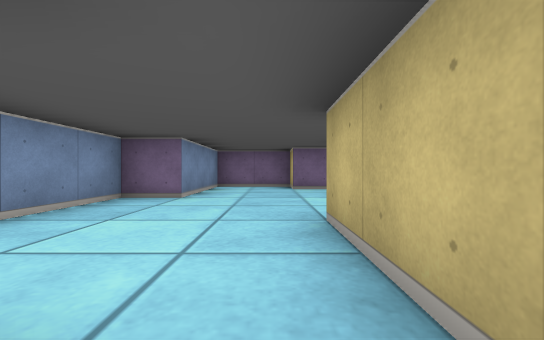
View 1 (above)

15 first-person views from a walk through a cub3D ray-caster map. The camera is about half as high as the walls, looks level and sees 90° across. The floor is counted in squares. Each view is taken from the middle of a square. On the plan, view 1 faces up. The plan holds only what a view shows up to about 9 squares ahead; the rest is blank. The place goes on beyond the plan.

View 2
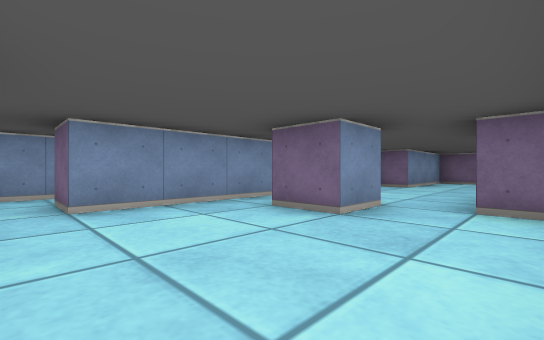

View 3
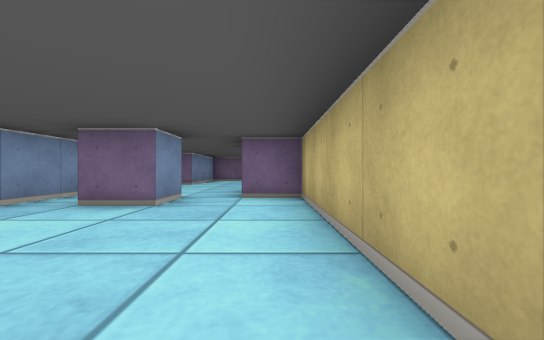

View 4
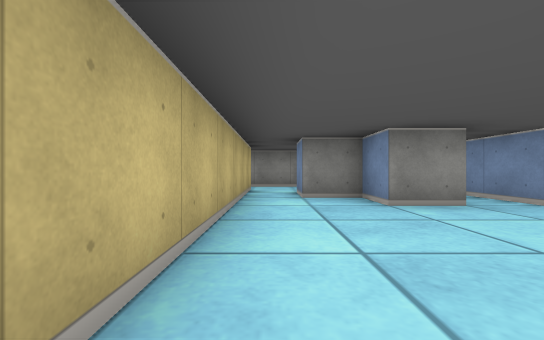

View 5
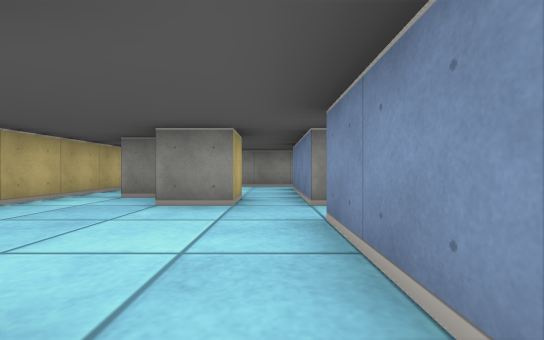

View 6
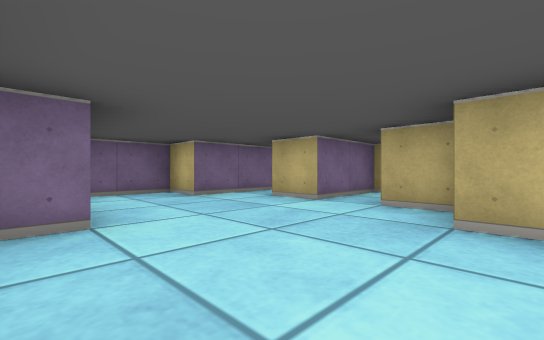

View 7
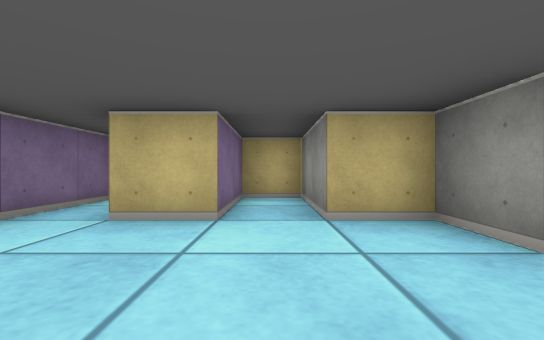

View 8
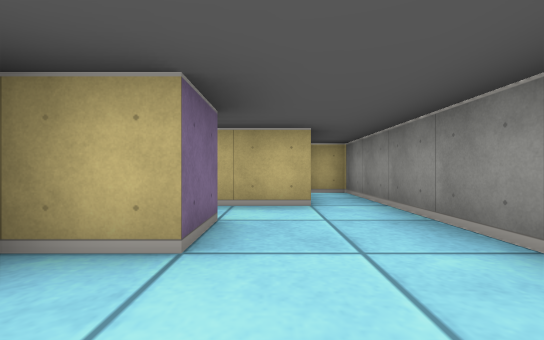

View 9
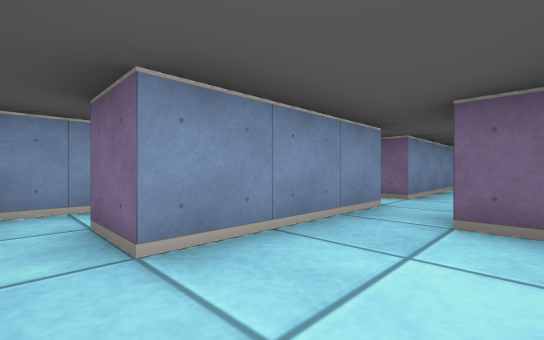

View 10
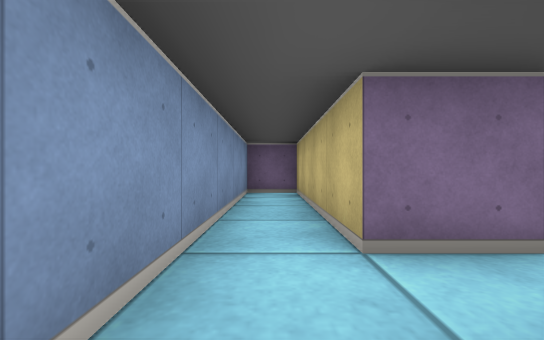

View 11
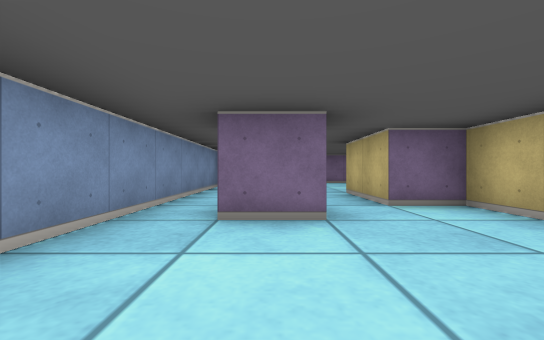

View 12
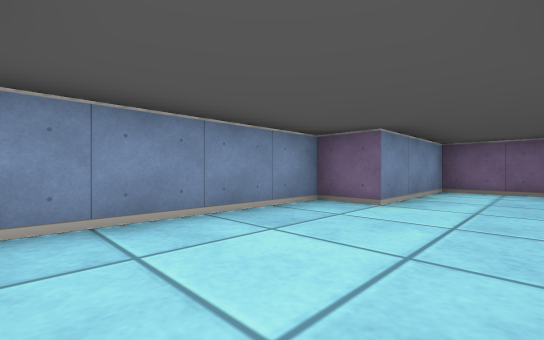

View 13
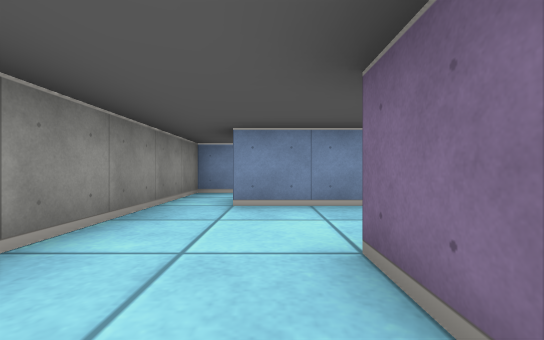

View 14
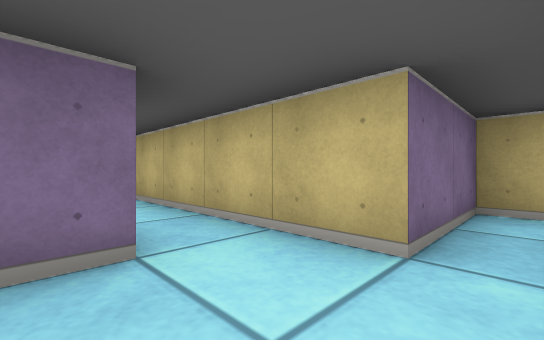

View 15
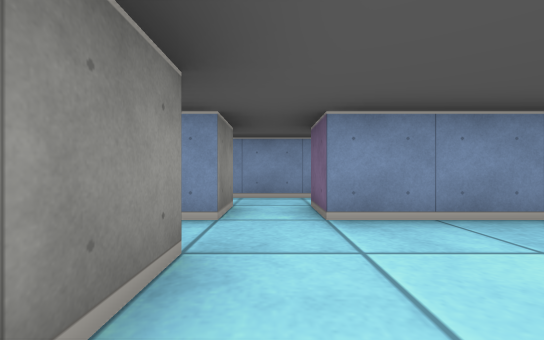

### Floor plan
Ten units are one square. View 1 is at (0, 0); x grows to the right and y downward. Boxes are objects, and circles mark ways between rooms. Rooms are numbered by the first view taken in them; rooms with no view inside come last. Other rooms are left out.
<svg viewBox="-50 -80 90 160">
<path fill="none" stroke="#000" d="M-5 -5 -5 5 -15 5M32 -65 5 -65 5 -75 -15 -75 -15 -45 -25 -45 -25 25M-15 35 -5 35M15 35 15 -5 5 -5 5 -25 15 -25 15 -35 35 -35 35 -45 15 -45 15 -55M-5 45 5 45M5 45 5 55 -5 55 -5 45M-10 45 -15 45 -15 35M-5 35 -5 45M-25 75 35 75 35 65 15 65 15 35M-25 35 -25 65M-35 35 -25 35M-25 25 -35 25 -35 -15 -45 -15 -45 38M-45 62 -45 75 -25 75M-25 65 -35 65"/>
<circle cx="-20" cy="40" r="3" fill="#2a7"/>
<circle cx="10" cy="45" r="3" fill="#2a7"/>
<circle cx="-30" cy="30" r="3" fill="#2a7"/>
<circle cx="-30" cy="70" r="3" fill="#2a7"/>
<text x="0" y="-20">1</text>
<text x="0" y="60">2</text>
<text x="-40" y="30">3</text>
</svg>
Room 1 opens to room 2. Room 1 opens to room 3. Room 2 opens to room 3.

Where each view was taken, in squares from view 1:
view 1: 0 up, 0 right, facing up
view 2: 3 down, 1 right, facing up-left
view 3: 4 down, 1 right, facing up
view 4: 0 up, 1 right, facing down
view 5: 0 up, 2 left, facing down
view 6: 2 up, 2 left, facing up-right
view 7: 4 up, 1 left, facing right
view 8: 6 down, 2 left, facing right
view 9: 7 down, 1 left, facing up-left
view 10: 4 down, 4 left, facing up
view 11: 3 down, 1 left, facing up
view 12: 1 up, 0 right, facing up-left
view 13: 6 down, 1 right, facing left
view 14: 7 down, 0 right, facing up-right
view 15: 3 down, 0 right, facing left
